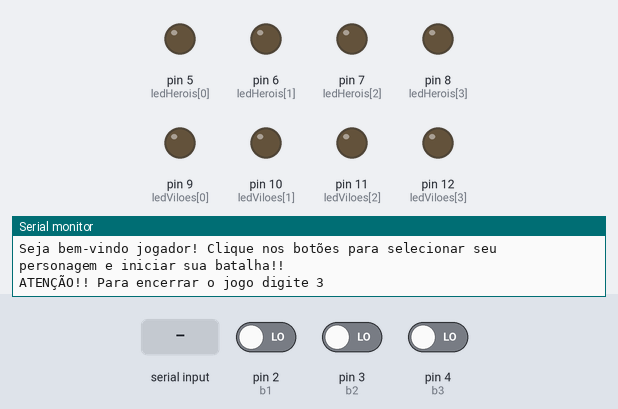
Simulated run of this sketch. Board: Arduino Uno, built with avr-gcc and run on an emulated ATmega328P. On the bench: output pins drawn as LEDs (lit = HIGH), the last lines printed to the serial monitor. Dashed ring = blinking. Inputs (shaded band) come from the test bench; at power-on: pin 2 (b1) LOW, pin 3 (b2) LOW, pin 4 (b3) LOW. Random numbers use the default seed unless the sketch sets one.

Above: at 2.5 s.
2.6 s: pin 2 (b1) driven HIGH
At 3.5 s:
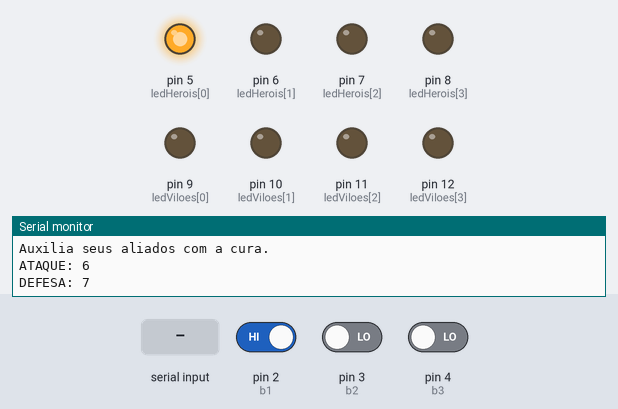
5.6 s: pin 3 (b2) driven HIGH
At 7.6 s:
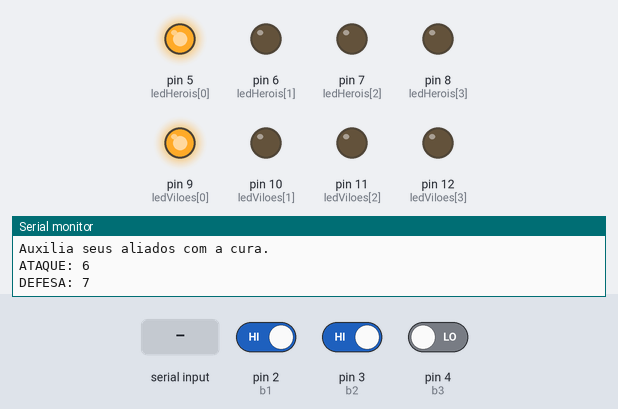
8.6 s: pin 4 (b3) driven HIGH
11.6 s: pin 2 (b1) driven LOW
14.6 s: "2\n" received over Serial
At 16.66 s:
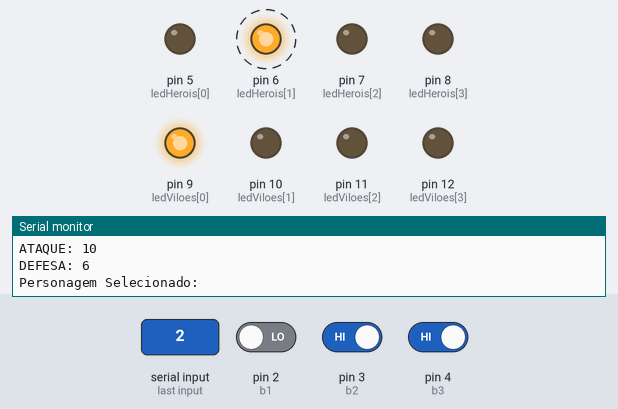
17.6 s: pin 2 (b1) driven HIGH
At 20.4 s:
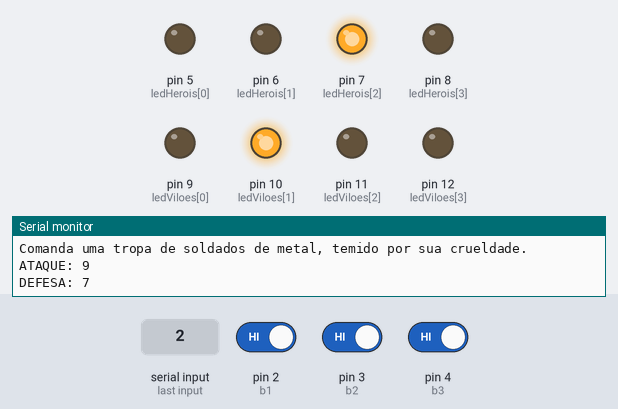
Timing chart, 0 to 21.6 s (numbered marks = the images above; inputs shaded):
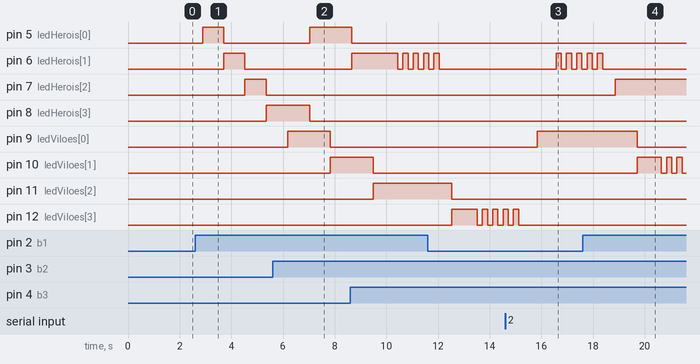

The sketch:

Jogo_RPG_4.ino
```cpp
// Pinos Botões
#define b1 2
#define b2 3
#define b3 4

// Pinos Heróis
byte ledHerois[4] = {5, 6, 7, 8};

// Pinos Vilões
byte ledViloes[4] = {9, 10, 11, 12};

// Variáveis de controle
int cont_b1 = 0;
int cont_b2 = 0;
int cont_b3 = 0;

bool continuar = true;

void setup() {
  Serial.begin(9600);
  delay(1000);

  pinMode(b1, INPUT);
  pinMode(b2, INPUT);
  pinMode(b3, INPUT);

  for (byte i = 0; i < 4; i++) {
    pinMode(ledHerois[i], OUTPUT);
    pinMode(ledViloes[i], OUTPUT);
    digitalWrite(ledHerois[i], LOW);
    digitalWrite(ledViloes[i], LOW);
  }

  Serial.println("Seja bem-vindo jogador! Clique nos botões para selecionar seu personagem e iniciar sua batalha!!");
  Serial.println("ATENÇÃO!! Para encerrar o jogo digite 3");
  Serial.println();
  Serial.println();

  delay(300);

}  // void setup

void loop() {
  // Seleção dos personagens
  if (continuar) {
    // Acender leds Heróis com descrição
    if (digitalRead(b1) == 1) {  // Se o Botão 1 for apertado
      cont_b1 += 1;
      delay(300);

      if (cont_b1 > 4) {  // Se apertar o Botão mais de 4 vezes volta para o 1
        cont_b1 = 1;
      }

      for (byte i = 0; i < 4; i++) {
        digitalWrite(ledHerois[i], LOW);  // Desliga os Leds quando não estiver selecionado
      }

      digitalWrite(ledHerois[cont_b1 - 1], HIGH); //Liga o LED de acordo com o contador

      if (cont_b1 == 1) {
        Serial.println("BARDO:");
        Serial.println("Auxilia seus aliados com a cura.");
        Serial.println("ATAQUE: 6");
        Serial.println("DEFESA: 7");
        Serial.println();
        delay(500);
      } else if (cont_b1 == 2) {
        Serial.println("GUERREIRO:");
        Serial.println("Aniquila seus inimigos com habilidade e vigor.");
        Serial.println("ATAQUE: 10");
        Serial.println("DEFESA: 5");
        Serial.println();
        delay(500);
      } else if (cont_b1 == 3) {
        Serial.println("BRUXO:");
        Serial.println("Conjura poderes sombrios para moldar o destino conforme sua vontade.");
        Serial.println("ATAQUE: 8");
        Serial.println("DEFESA: 7");
        Serial.println();
        delay(500);
      } else if (cont_b1 == 4) {
        Serial.println("FEITICEIRO:");
        Serial.println("Desencadeia magia natural de forma intuitiva e poderosa.");
        Serial.println("ATAQUE: 7");
        Serial.println("DEFESA: 8");
        Serial.println();
        delay(500);
      }
    }
    //------------------------------------------------------------------------------------------//
    // Acender leds Vilões com descrição
    if (digitalRead(b2) == 1) {

      cont_b2 += 1;
      delay(300);

      if (cont_b2 > 4) {
        cont_b2 = 1;
      }

      for (byte i = 0; i < 4; i++) {
        digitalWrite(ledViloes[i], LOW);
      }

      digitalWrite(ledViloes[cont_b2 - 1], HIGH);

      if (cont_b2 == 1) {
        Serial.println("DRAGAO:");
        Serial.println("Sopro de fogo, capacidade de voar e lancar conjuros poderosos.");
        Serial.println("ATAQUE: 10");
        Serial.println("DEFESA: 6");
        Serial.println();
        delay(500);
      } else if (cont_b2 == 2) {
        Serial.println("GENERAL:");
        Serial.println("Comanda uma tropa de soldados de metal, temido por sua crueldade.");
        Serial.println("ATAQUE: 9");
        Serial.println("DEFESA: 7");
        Serial.println();
        delay(500);
      } else if (cont_b2 == 3) {
        Serial.println("MORTE:");
        Serial.println("Cavalga entre a vida e a morte, manipulando as trevas para subjugar seus inimigos.");
        Serial.println("ATAQUE: 9");
        Serial.println("DEFESA: 8");
        Serial.println();
        delay(500);
      } else if (cont_b2 == 4) {
        Serial.println("BRUXA:");
        Serial.println("Mestra das sombras, cria e utiliza magias sinistras para espalhar medo e concretizar objetivos sombrios.");
        Serial.println("ATAQUE: 10");
        Serial.println("DEFESA: 10");
        Serial.println();
        delay(500);
      }
    }

    //------------------------------------------------------------------------------------------//
    // Seleção dos Heróis
    if (digitalRead(b3) == 1 && cont_b3 < 2) {
      cont_b3 += 1;
      delay(200);

      if (cont_b3 == 1) {
        // Piscar o led do herói selecionado
        if (cont_b1 == 1) {
          piscarLED(ledHerois[0]);
          Serial.println("BARDO!!");
          Serial.println();
        } else if (cont_b1 == 2) {
          piscarLED(ledHerois[1]);
          Serial.println("GUERREIRO!!");
          Serial.println();
        } else if (cont_b1 == 3) {
          piscarLED(ledHerois[2]);
          Serial.println("BRUXO!!");
          Serial.println();
        } else if (cont_b1 == 4) {
          piscarLED(ledHerois[3]);
          Serial.println("FEITICEIRO!!");
          Serial.println();
        }
      }
      // Seleção Vilões
      if (cont_b3 == 2) {
        // Piscar o led do vilão selecionado
        if (cont_b2 == 1) {
          piscarLED(ledViloes[0]);
          Serial.println("DRAGÃO!!");
          Serial.println();
        } else if (cont_b2 == 2) {
          piscarLED(ledViloes[1]);
          Serial.println("GENERAL!!");
          Serial.println();
        } else if (cont_b2 == 3) {
          piscarLED(ledViloes[2]);
          Serial.println("MORTE!!");
          Serial.println();
        } else if (cont_b2 == 4) {
          piscarLED(ledViloes[3]);
          Serial.println("BRUXA!!");
          Serial.println();
        }

        Serial.println("Digite 1 para sair da seleção dos persongens ou 2 para continuar: ");
        bool digitado = false;
        int exit = 0;
        while (!digitado) {
          if (Serial.available()) {
            exit = Serial.readStringUntil('\n').toInt();//Retorna a entrada do serial até a onde você definir e converte para inteiro
            if (exit == 1 || exit == 2) { //Análisa se digitou 1 ou 2
              digitado = true;
            }
          }
        }

        delay(200);

        if (exit == 1) {
          continuar = false;
          Serial.println();
          Serial.println("Role o dado!!");
          Serial.println();
        } else {
          cont_b3 = 0;
          Serial.println();
          Serial.println("Continue selecionando os personagens!!");
          Serial.println();
        }
      }
    }
  }
//-------------------------------------------------------------------------------//
  // Rola o dado após a escolha dos personagens
  if (digitalRead(b3) == 1 && cont_b3 == 2) {
    delay(300);
    dado();
  }

  //Encerra o jogo
  if (Serial.available()){
    int sair = Serial.parseInt();//Função que retorna entrada do serial em número inteiro
    if (sair == 3) {
      for (byte i = 0; i < 4; i++) {
        digitalWrite(ledHerois[i], LOW);
        digitalWrite(ledViloes[i], LOW);
      }
      Serial.println("Você encerrou o jogo. Obrigado por jogar!!");
      delay(200);
      exit(0);
    }
  }
}

// Função para piscar o led do personagem escolhido
void piscarLED(int pino) {
  Serial.print("Personagem Selecionado:");
  for (int i = 0; i < 5; i++) {
    digitalWrite(pino, HIGH);
    delay(200);
    digitalWrite(pino, LOW);
    delay(200);
  }
}

// Função para sortear um número
void dado() {
  int randomNumber = random(1, 20);
  Serial.println(randomNumber);
}
```

Measured:
- after the input at 2.6 s, pin 5 (ledHerois[0]): LOW → HIGH after 0.30 s, → LOW 0.80 s later; pin 6 (ledHerois[1]): LOW → HIGH after 1.1 s, → LOW 0.82 s later; pin 7 (ledHerois[2]): LOW → HIGH after 1.9 s, → LOW 0.84 s later; pin 8 (ledHerois[3]): LOW → HIGH after 2.8 s
- after the input at 5.6 s, pin 9 (ledViloes[0]): LOW → HIGH after 0.59 s, → LOW 1.6 s later; pin 10 (ledViloes[1]): LOW → HIGH after 2.2 s
- after the input at 14.6 s, pin 6 (ledHerois[1]): alternates HIGH for 0.20 s and LOW for 0.20 s, starting after 2.0 s; pin 9 (ledViloes[0]): LOW → HIGH after 1.2 s
- after the input at 17.6 s, pin 7 (ledHerois[2]): LOW → HIGH after 1.3 s
